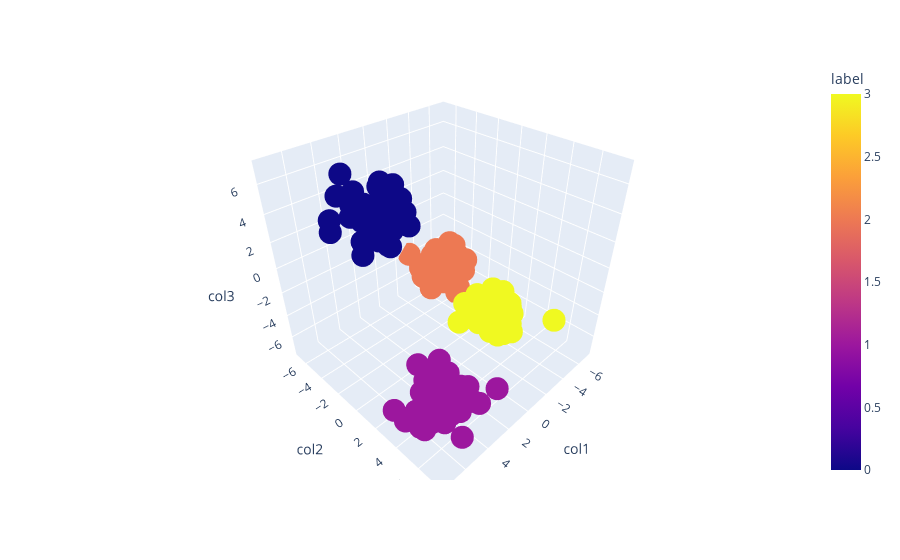

Notebook code for this chart:
### Code cell
fig = px.scatter_3d(df,x='col1',y='col2',z='col3',color='label')
fig.show()

### Figure 1 — Plotly figure (JSON) as saved in the notebook; plotly's stock layout.template omitted (floating-point values rounded to 4 significant figures; data arrays with more than 128 entries replaced by an {"elided": "..."} marker saying what was removed)
{"data": [{"hovertemplate": "col1=%{x}<br>col2=%{y}<br>col3=%{z}<br>label=%{marker.color}<extra></extra>", "legendgroup": "", "marker": {"color": {"elided": "200 int values"}, "coloraxis": "coloraxis", "symbol": "circle"}, "mode": "markers", "name": "", "scene": "scene", "showlegend": false, "type": "scatter3d", "x": {"elided": "200 float values"}, "y": {"elided": "200 float values"}, "z": {"elided": "200 float values"}}], "layout": {"coloraxis": {"colorbar": {"title": {"text": "label"}}, "colorscale": [[0, "#0d0887"], [0.1111, "#46039f"], [0.2222, "#7201a8"], [0.3333, "#9c179e"], [0.4444, "#bd3786"], [0.5556, "#d8576b"], [0.6667, "#ed7953"], [0.7778, "#fb9f3a"], [0.8889, "#fdca26"], [1, "#f0f921"]]}, "legend": {"tracegroupgap": 0}, "margin": {"t": 60}, "scene": {"domain": {"x": [0, 1], "y": [0, 1]}, "xaxis": {"title": {"text": "col1"}}, "yaxis": {"title": {"text": "col2"}}, "zaxis": {"title": {"text": "col3"}}}}}
